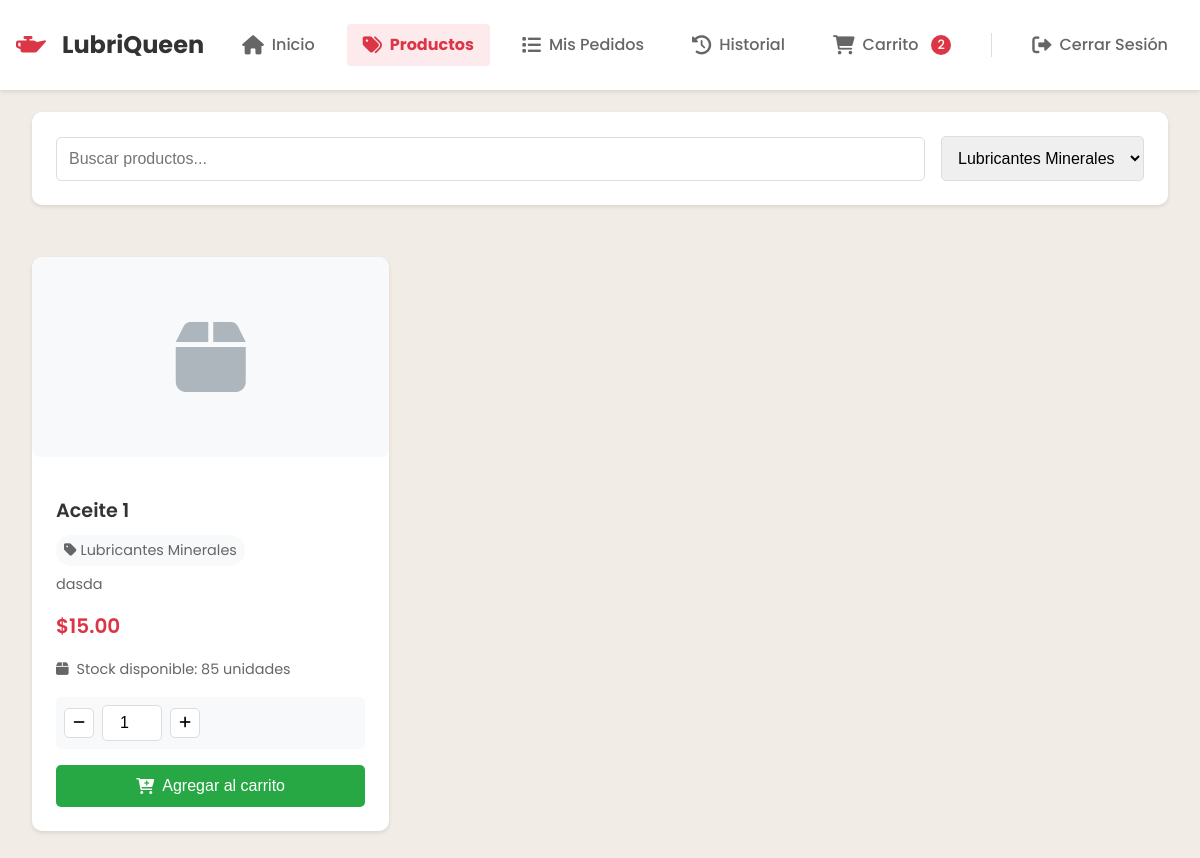
Page /client/products.php?category=1 (signed in) on the committed database.
### tables this page shows
CREATE TABLE `productos` (
  `id` int(11) NOT NULL,
  `nombre` varchar(100) NOT NULL,
  `descripcion` text DEFAULT NULL,
  `precio` decimal(10,2) NOT NULL,
  `stock` int(11) NOT NULL DEFAULT 0,
  `categoria_id` int(11) DEFAULT NULL,
  `imagen` varchar(255) DEFAULT NULL,
  `estado` tinyint(1) NOT NULL DEFAULT 1,
  `fecha_creacion` timestamp NOT NULL DEFAULT current_timestamp()
);

CREATE TABLE `categorias` (
  `id` int(11) NOT NULL,
  `nombre` varchar(50) NOT NULL,
  `descripcion` text DEFAULT NULL,
  `estado` tinyint(1) NOT NULL DEFAULT 1,
  `fecha_creacion` timestamp NOT NULL DEFAULT current_timestamp()
);

### client/products.php (the view, shortened to what this page needs)
<?php
require_once '../config/db.php';
$stmt = $conn->prepare("SELECT * FROM categorias WHERE estado = 1 ORDER BY nombre");
$stmt->execute();
$categories = $stmt->fetchAll(PDO::FETCH_ASSOC);
$where_conditions = ["p.estado = 1"];
$params = [];
if (isset($_GET['category']) && !empty($_GET['category'])) {
    $where_conditions[] = "p.categoria_id = ?";
    $params[] = $_GET['category'];
}
$sql = "SELECT p.*, c.nombre as category_name
        FROM productos p
        LEFT JOIN categorias c ON p.categoria_id = c.id
        WHERE " . implode(" AND ", $where_conditions) . "
        ORDER BY p.nombre";
$stmt = $conn->prepare($sql);
$stmt->execute($params);
$productos = $stmt->fetchAll(PDO::FETCH_ASSOC);
?>
<!DOCTYPE html>
<html lang="es">
<head>
    <link rel="stylesheet" href="https://cdnjs.cloudflare.com/ajax/libs/font-awesome/6.0.0/css/all.min.css">
    <link rel="stylesheet" href="../css/styles.css">
</head>
<body>
    <?php include 'components/navbar.php'; ?>
    <div class="client-container">
        <div class="search-section">
            <form id="search-form" class="search-form">
                <input type="text"
                       id="search-input"
                       name="search"
                       class="search-input"
                       placeholder="Buscar productos..."
                       value="<?php echo htmlspecialchars($_GET['search'] ?? ''); ?>">
                <select id="category-select"
                        name="category"
                        class="category-select">
                    <?php foreach ($categories as $category): ?>
                        <option value="<?php echo $category['id']; ?>"
                                <?php echo (isset($_GET['category']) && $_GET['category'] == $category['id']) ? 'selected' : ''; ?>>
                            <?php echo htmlspecialchars($category['nombre']); ?>
                        </option>
                    <?php endforeach; ?>
                </select>
            </form>
        </div>
        <div id="products-grid" class="products-grid">
            <?php if (empty($productos)): ?>
                <div class="no-products">
                    <i class="fas fa-box-open"></i>
                    <p>No se encontraron productos</p>
                </div>
            <?php else: ?>
                <?php foreach ($productos as $producto): ?>
                    <div class="product-card">
                        <div class="product-image-container">
                            <?php
                            $imagePath = '../uploads/products/' . $producto['imagen'];
                            if ($producto['imagen'] && file_exists($imagePath) && is_readable($imagePath)): ?>
                                <img src="<?php echo $imagePath; ?>" alt="<?php echo htmlspecialchars($producto['nombre']); ?>" class="product-image"
                                     onerror="this.style.display='none'; this.nextElementSibling.style.display='inline-block';">
                                <i class="fas fa-box product-no-image" style="display: none;"></i>
                            <?php else: ?>
                                <i class="fas fa-box product-no-image"></i>
                            <?php endif; ?>
                        </div>
                        <div class="product-details">
                            <h3 class="product-title"><?php echo htmlspecialchars($producto['nombre']); ?></h3>
                            <span class="product-category">
                                <i class="fas fa-tag"></i>
                                <?php echo htmlspecialchars($producto['category_name'] ?? 'Sin categoría'); ?>
                            </span>
                            <p class="product-description"><?php echo htmlspecialchars($producto['descripcion']); ?></p>
                            <p class="product-price">$<?php echo number_format($producto['precio'], 2); ?></p>
                            <p class="stock">
                                <i class="fas fa-box"></i>
                                Stock disponible: <?php echo $producto['stock']; ?> unidades
                            </p>
                            <div class="quantity-control">
                                <button type="button" class="quantity-btn" onclick="updateQuantity(this, -1)">
                                    <i class="fas fa-minus"></i>
                                </button>
                                <input type="number"
                                       class="quantity-input"
                                       value="1"
                                       min="1"
                                       max="<?php echo $producto['stock']; ?>"
                                       onchange="validateQuantity(this)">
                                <button type="button" class="quantity-btn" onclick="updateQuantity(this, 1)">
                                    <i class="fas fa-plus"></i>
                                </button>
                            </div>
                            <button class="btn-add-cart"
                                    onclick="addToCart(this)"
                                    data-producto-id="<?php echo $producto['id']; ?>"
                                    <?php echo $producto['stock'] > 0 ? '' : 'disabled'; ?>>
                                <i class="fas fa-cart-plus"></i>
                                <?php echo $producto['stock'] > 0 ? 'Agregar al carrito' : 'Sin stock'; ?>
                            </button>
                        </div>
                    </div>
                <?php endforeach; ?>
            <?php endif; ?>
        </div>
    </div>
</body>
</html>

### css/styles.css (style rules this page uses)
:root { --yellow-light: #f7e35e; --yellow: #fbd213; --orange: #f4a118; --red: #cd1a36; --pink: #dc5c8c; --beige: #f2ece6; --olive: #a49434; --brown: #b87947; --gray: #747474; --black: #141312; --primary-color: var(--orange); --secondary-color: var(--yellow); --accent-color: var(--red); --background-color: var(--beige); --text-color: var(--black); --text-light: var(--gray); --border-color: var(--gray); --success-color: var(--olive); --warning-color: var(--yellow); --danger-color: var(--red); --sidebar-width: 280px; --header-height: 70px; --border-radius: 12px; --box-shadow: 0 4px 6px -1px rgba(0, 0, 0, 0.1), 0 2px 4px -1px rgba(0, 0, 0, 0.06); }
* { margin: 0; padding: 0; box-sizing: border-box; }
body { font-family: 'Poppins', sans-serif; line-height: 1.6; background-color: var(--background-color); color: var(--text-color); min-height: 100vh; }

### css/components/auth.css (style rules this page uses)
:root { --primary-color: #4361ee; --secondary-color: #3f37c9; --success-color: #4cc9f0; --danger-color: #f72585; --warning-color: #f9c74f; --info-color: #4895ef; --light-color: #f8f9fa; --dark-color: #212529; --border-radius: 12px; --box-shadow: 0 4px 6px -1px rgba(0, 0, 0, 0.1), 0 2px 4px -1px rgba(0, 0, 0, 0.06); }
* { margin: 0; padding: 0; box-sizing: border-box; }
body { font-family: 'Poppins', sans-serif; line-height: 1.6; background-color: #f0f2f5; color: #333; min-height: 100vh; }

### css/components/forms.css (style rules this page uses)
:root { --input-border: #e2e8f0; --input-border-focus: var(--primary-color); --input-shadow: rgba(67, 97, 238, 0.1); --label-color: #718096; --label-color-focus: var(--primary-color); --btn-primary-gradient: linear-gradient(135deg, #4F46E5 0%, #7C3AED 100%); --btn-primary-hover: linear-gradient(135deg, #4338CA 0%, #6D28D9 100%); --btn-shadow: rgba(99, 102, 241, 0.15); --btn-hover-shadow: rgba(99, 102, 241, 0.3); --btn-border-radius: 12px; }

### css/components/client.css (style rules this page uses)
.client-container { max-width: 1200px; margin: 80px auto 0; padding: 2rem; }
.client-container { max-width: 1200px; margin: 0 auto; padding: 20px; }
.products-grid { display: grid; grid-template-columns: repeat(auto-fill, minmax(250px, 1fr)); gap: 20px; padding: 20px 0; }
.product-card { background: white; border-radius: var(--border-radius); box-shadow: var(--box-shadow); overflow: hidden; transition: transform 0.3s ease; }
.product-details { padding: 15px; }
.product-title { font-size: 1.1em; font-weight: 600; color: var(--text-color); margin-bottom: 10px; }
.product-price { color: var(--primary-color); font-weight: 600; font-size: 1.2em; margin-bottom: 10px; }
.product-description { color: var(--text-light); font-size: 0.9em; margin-bottom: 15px; }
.btn-add-cart { background-color: var(--primary-color); color: white; border: none; padding: 8px 16px; border-radius: var(--border-radius); cursor: pointer; transition: background-color 0.3s ease; width: 100%; font-weight: 500; }
.quantity-btn { background: var(--background-color); border: none; width: 30px; height: 30px; border-radius: 50%; cursor: pointer; transition: background-color 0.3s ease; }

### rows in the picture
productos: nombre "Aceite 1", categoria.nombre "Lubricantes Minerales", descripcion "dasda", precio "15.00", stock "85", shows "Agregar al carrito"

### other values in the picture
$cart_count "2"
form field category "Lubricantes Minerales"
